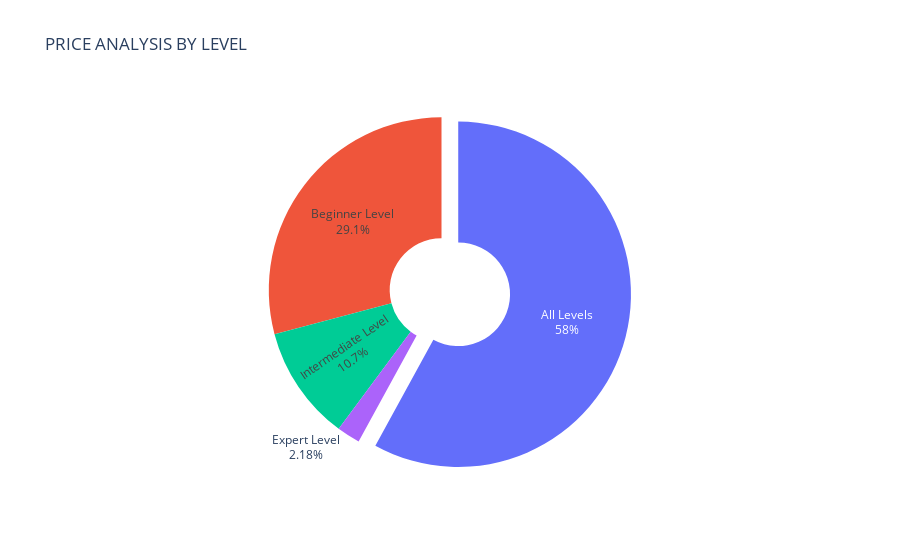

The cell this chart's notebook holds for it:
### Code cell
# Suppose 'is_paid' is the categorical column you want to group by
price_by_level = data.groupby('level')["price"].sum().reset_index()

# Plotting the result as a pie chart using Plotly Express without legend
fig = px.pie(price_by_level, values='price', names='level', 
             title='PRICE ANALYSIS BY LEVEL', 
             template='plotly', hole=0.3)

# Adjusting the layout to hide the legend
fig.update_layout(showlegend=False)

fig.update_traces(textinfo='percent+label', pull=[0.1, 0])  # Display percentage and adjust slice separation
fig.show()

### Figure 1 — Plotly figure (JSON) as saved in the notebook; plotly's stock layout.template omitted (floating-point values rounded to 4 significant figures)
{"data": [{"domain": {"x": [0, 1], "y": [0, 1]}, "hole": 0.3, "hovertemplate": "level=%{label}<br>price=%{value}<extra></extra>", "labels": ["All Levels", "Beginner Level", "Expert Level", "Intermediate Level"], "legendgroup": "", "name": "", "pull": [0.1, 0], "showlegend": true, "textinfo": "percent+label", "type": "pie", "values": [140700, 70675, 5285, 26070]}], "layout": {"legend": {"tracegroupgap": 0}, "showlegend": false, "title": {"text": "PRICE ANALYSIS BY LEVEL"}}}
